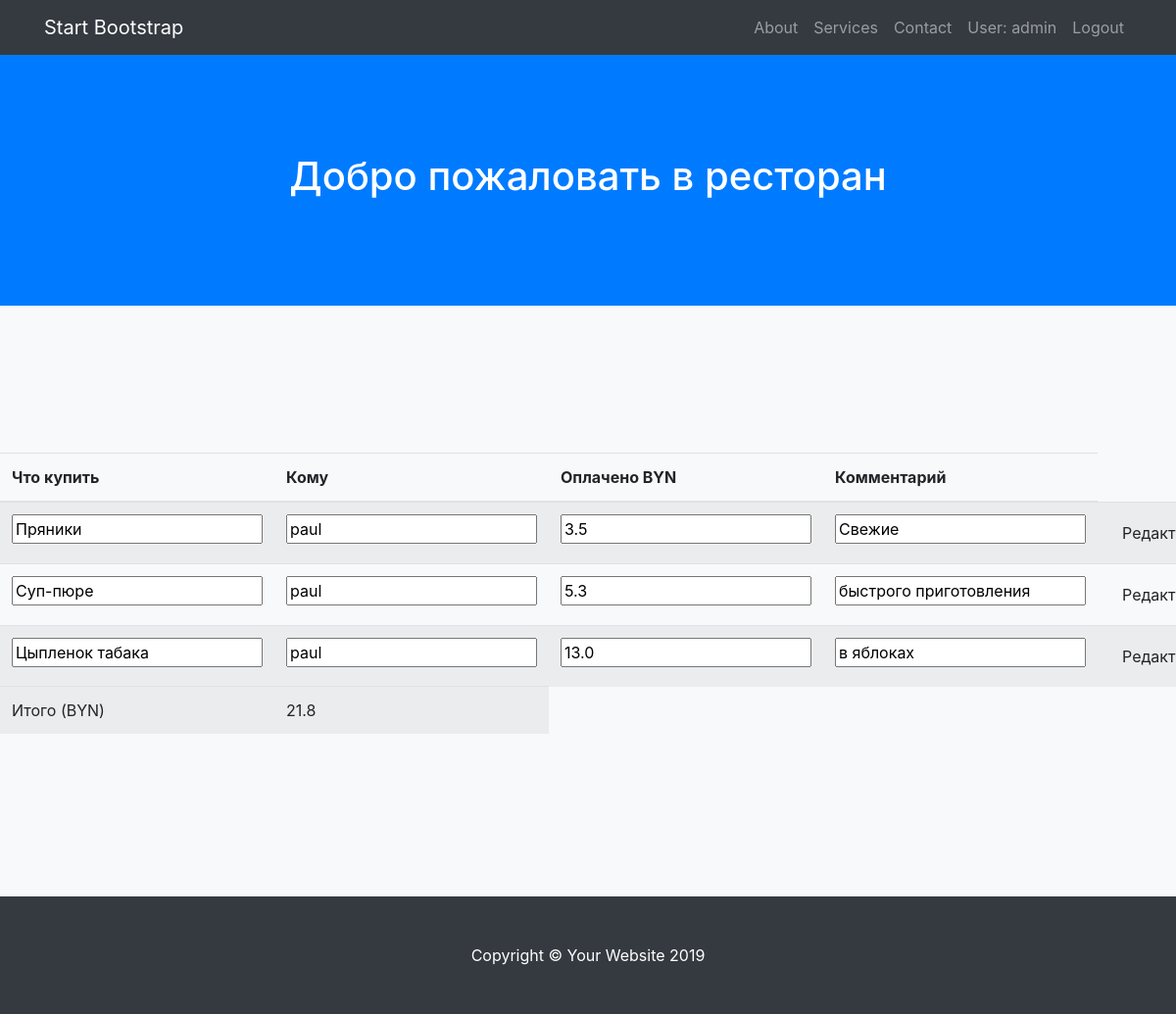
Page /list/ (signed in) on the earlier database version.
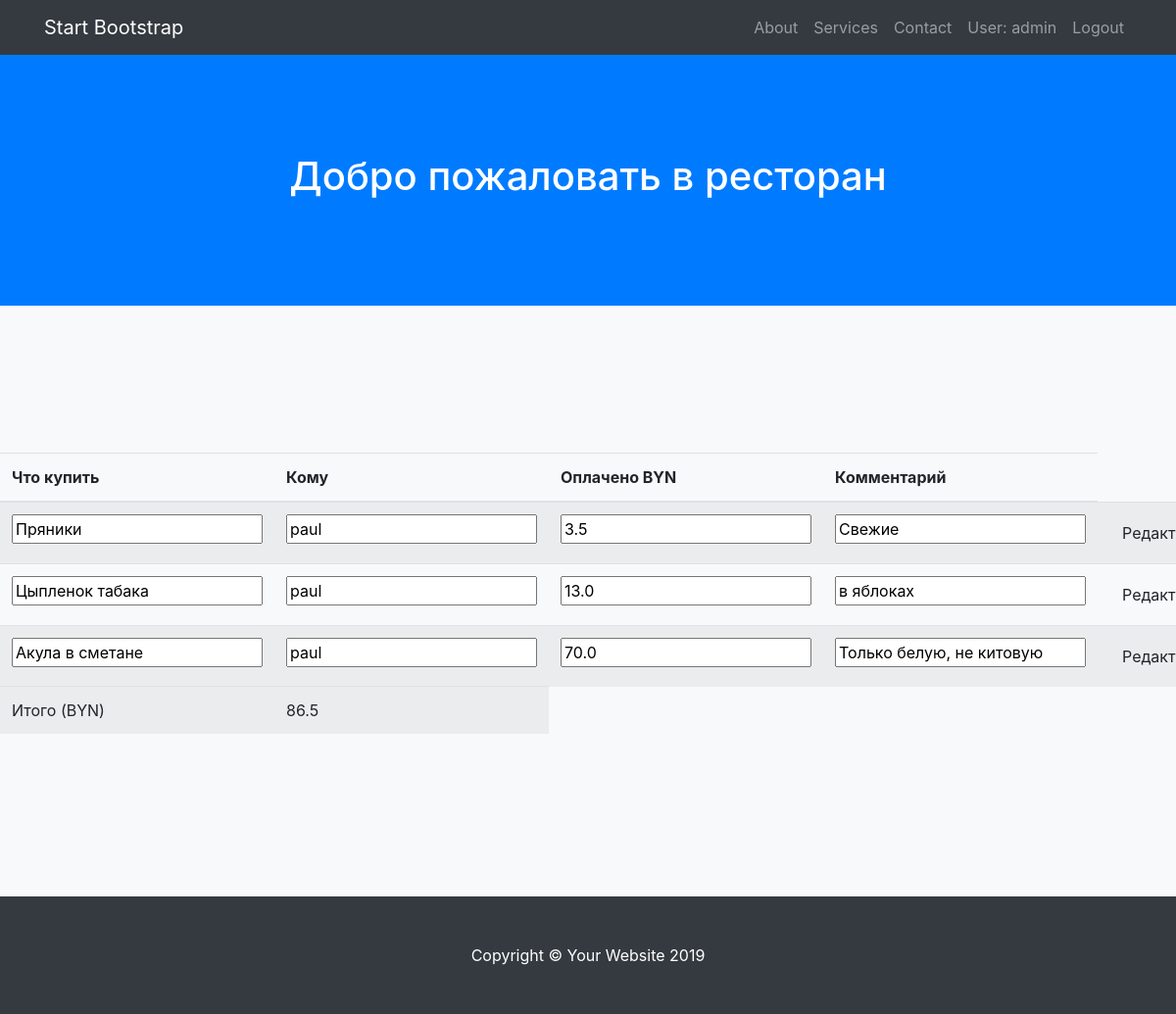
Same page on the later database version.
### order/models.py (models this page shows, shortened)
class Order(models.Model):
    order_item = models.CharField(max_length=200, unique=False)
    slug = models.SlugField(max_length=50, unique=True, default=uuid.uuid1)
    author = models.ForeignKey(User, on_delete=models.CASCADE, related_name='client_name')
    created_on = models.DateTimeField(default=now)
    cost = models.FloatField(default=0)
    comment = models.TextField()

### order/views.py (the view, shortened to what this page needs)
# urls.py: path('list/', views.order_list, name='list_view'),
def order_list(request):
    if request.user.is_authenticated and request.user.is_staff:
        orders = Order.objects.all()
        total_cost = orders.aggregate(Sum('cost'))['cost__sum']
        return render(request, 'orderlist.html', {'orders': orders, 'total_cost': total_cost})
    return redirect('home_view')

### order/templates/orderlist.html (shortened to what this page needs)
{% extends 'base.html' %}
{% block content %}
    <form method="POST" class="post-form">{% csrf_token %}
        <div class="table-responsive">
            <table class="table table-striped">
            <thead>
            <tr>
                <th scope="col">Что купить</th>
                <th>Кому</th>
                <th>Оплачено BYN</th>
                <th>Комментарий</th>
            </tr>
            </thead>
            <tbody>
            {% for order in orders %}
            <form method="post">{% csrf_token %}
            <tr>
                <td><input name="order_item" contenteditable="true" value="{{ order.order_item }}"></td>
                <td><input contenteditable="false" value="{{ order.author.username }}"></td>
                <td><input name="cost" contenteditable="true" value="{{ order.cost }}"></td>
                <td><input name="comment" contenteditable="true" value="{{ order.comment }}"></td>
                <td><button type="submit" name="action" value="Update" class="save btn btn-default">Редактировать</button></td>
            </tr>
            </form>
            {% endfor %}
            <tr>
                <td>Итого (BYN)</td>
                <td>{{ total_cost }}</td>
            </tr>
            </tbody>
            </table>
        </div>
    </form>
{% endblock content %}

### order/templates/base.html (shortened to what this page needs)
{% load static %}
<!DOCTYPE html>
<html lang="en">
<head>
    <link href="{% static 'vendor/bootstrap/css/bootstrap.min.css' %}" rel="stylesheet">
    <link href="{% static 'css/scrolling-nav.css' %}" rel="stylesheet">
</head>
<body id="page-top">
<nav class="navbar navbar-expand-lg navbar-dark bg-dark fixed-top" id="mainNav">
    <div class="container">
        <a class="navbar-brand js-scroll-trigger" href="#page-top">Start Bootstrap</a>
        <div class="collapse navbar-collapse" id="navbarResponsive">
            <ul class="navbar-nav ml-auto">
                <li class="nav-item">
                    <a class="nav-link js-scroll-trigger" href="#about">About</a>
                </li>
                <li class="nav-item">
                    <a class="nav-link js-scroll-trigger" href="#services">Services</a>
                </li>
                <li class="nav-item">
                    <a class="nav-link js-scroll-trigger" href="#contact">Contact</a>
                </li>
{% if user.is_authenticated %}
<li class="nav-link">User: {{ user.get_username }}</li>
<li><a class="nav-link" href="{% url 'logout' %}?next={% url 'home_view' %}">Logout</a></li>
{% else %}
<a class="nav-link" href="{% url 'login' %}?next={% url 'home_view' %}">Login</a>
{% endif %}
            </ul>
        </div>
    </div>
</nav>
<header class="bg-primary text-white">
    <div class="container text-center">
        <h1>Добро пожаловать в ресторан</h1>
    </div>
</header>
<section id="about" class="bg-light">
    {% block content %}
    {% endblock content %}
</section>
<footer class="py-5 bg-dark">
    <div class="container">
        <p class="m-0 text-center text-white">Copyright &copy; Your Website 2019</p>
    </div>
</footer>
</body>
</html>

Differences in the rows shown:
removed Order: order_item "Суп-пюре", author.username "paul", cost "5.3", comment "быстрого приготовления"
added Order: order_item "Акула в сметане", author.username "paul", cost "70.0", comment "Только белую, не китовую"
Other differences:
{{ total_cost }}: "21.8" → "86.5"
